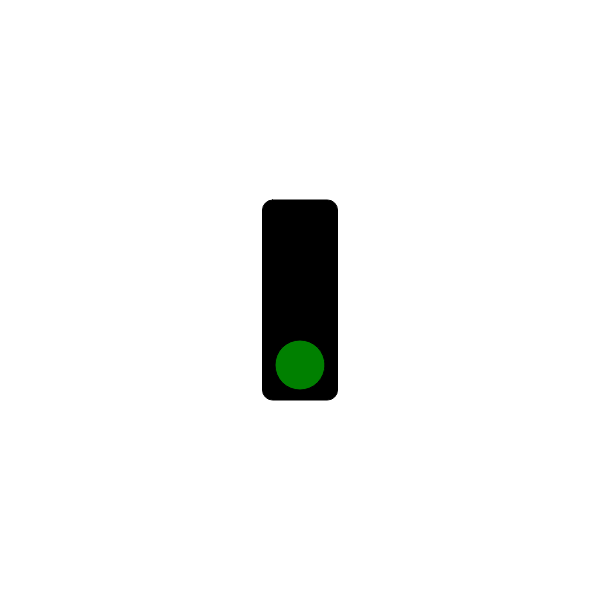
Frame 1 (no input)
Frame 60 (no input): identical to frame 1, image omitted
Frame 120 (the mouse pressed at the canvas centre since frame 60): identical to frame 1, image omitted

The p5.js sketch that drew this single still picture (run headless with seeded random() and noise() and a simulated clock; from frame 60 on, the mouse is pressed at the canvas centre):

// p5.js sketch
// ── sketch.js
// Traffic Light Starter Code
// Your Name Here
// The Date Here

// GOAL: make a 'traffic light' simulator. For now, just have the light
// changing according to time. You may want to investigate the millis()
// function at https://p5js.org/reference/#/p5/millis

const GREEN = 'green';
const YELLOW = 'yellow';
const RED = 'red';
let state = GREEN;

let switchTime = 0;
let greenLightDur = 3000;
let yellowLightDur = 1000;
let redLightDur = 3000;

async function setup() {
  createCanvas(600, 600);
}

function draw() {
  background(255);
  chooseCorrectLight();
  drawOutlineOfLights();
  displayCorrectLight();
}

function drawOutlineOfLights() {
  //box
  rectMode(CENTER);
  fill(0);
  rect(width/2, height/2, 75, 200, 10);
}

function displayCorrectLight() {
  if (state === GREEN) {
    fill('green');
    ellipse(width/2, height/2 + 65, 50, 50); //bottom
  }
  if (state === YELLOW) {
    fill('yellow');
    ellipse(width/2, height/2, 50, 50); //middle
  }
  if (state === RED) {
    fill('red');
    ellipse(width/2, height/2 - 65, 50, 50); //top
  }
}

function chooseCorrectLight() {
  if (state === GREEN && millis() >= switchTime + greenLightDur) {
    state = YELLOW;
    switchTime = millis();
  }
  if (state === YELLOW && millis() >= switchTime + yellowLightDur) {
    state = RED;
    switchTime = millis();
  }
  if (state === RED && millis() >= switchTime + redLightDur) {
    state = GREEN;
    switchTime = millis();
  }
}
